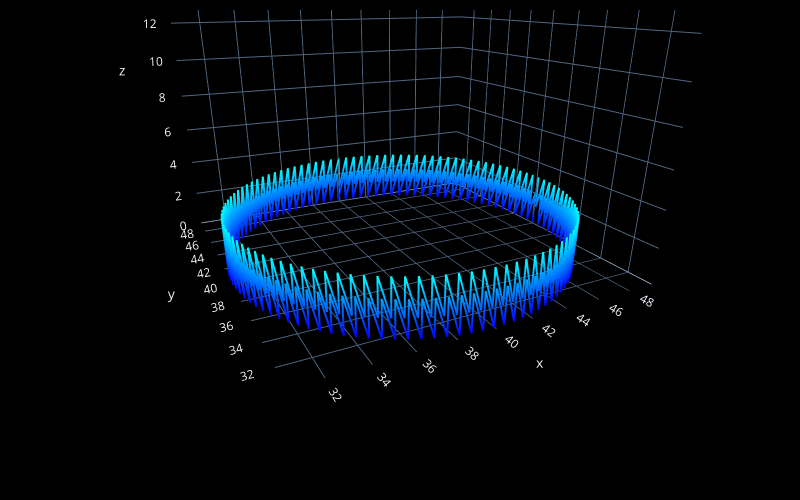

The notebook cell this image was saved under:
### Code cell
# preview the design

fc.transform(steps, 'plot', fc.PlotControls(style='line', zoom=0.7))
# hover the cursor over the lines in the plot to check xyz positions of the points in the design

# uncomment the next line to create a plot with real heights/widths for extruded lines to preview the real 3D printed geometry
# fc.transform(steps, 'plot', fc.PlotControls(style='tube', zoom=0.7, initialization_data={'extrusion_width': EW, 'extrusion_height': EH}))

# uncomment the next line to create a neat preview (click the top-left button in the plot for a .png file) - post and tag @FullControlXYZ :)
# fc.transform(steps, 'plot', fc.PlotControls(neat_for_publishing=True, zoom=0.5, initialization_data={'extrusion_width': EW, 'extrusion_height': EH}))

### Figure 1 — Plotly figure (JSON) as saved in the notebook; plotly's stock layout.template omitted (floating-point values rounded to 4 significant figures; data arrays with more than 128 entries replaced by an {"elided": "..."} marker saying what was removed)
{"data": [{"line": {"color": {"elided": "428 str values"}, "width": 4}, "mode": "lines", "showlegend": false, "type": "scatter3d", "x": {"elided": "428 float values"}, "y": {"elided": "428 float values"}, "z": {"elided": "428 float values"}}, {"marker": {"color": "red", "size": 2}, "mode": "markers", "showlegend": false, "type": "scatter3d", "x": [], "y": [], "z": []}], "layout": {"height": 500, "margin": {"b": 10, "l": 10, "pad": 4, "r": 10, "t": 10}, "paper_bgcolor": "black", "scene": {"aspectmode": "cube", "camera": {"center": {"x": 0, "y": 0, "z": -0.5}, "eye": {"x": -0.7143, "y": -1.429, "z": 0.2143}}, "xaxis": {"backgroundcolor": "black", "nticks": 10, "range": [30.45, 49.56]}, "yaxis": {"backgroundcolor": "black", "nticks": 10, "range": [30.45, 49.56]}, "zaxis": {"backgroundcolor": "black", "nticks": 10, "range": [0, 19.11]}}, "width": 800}}
